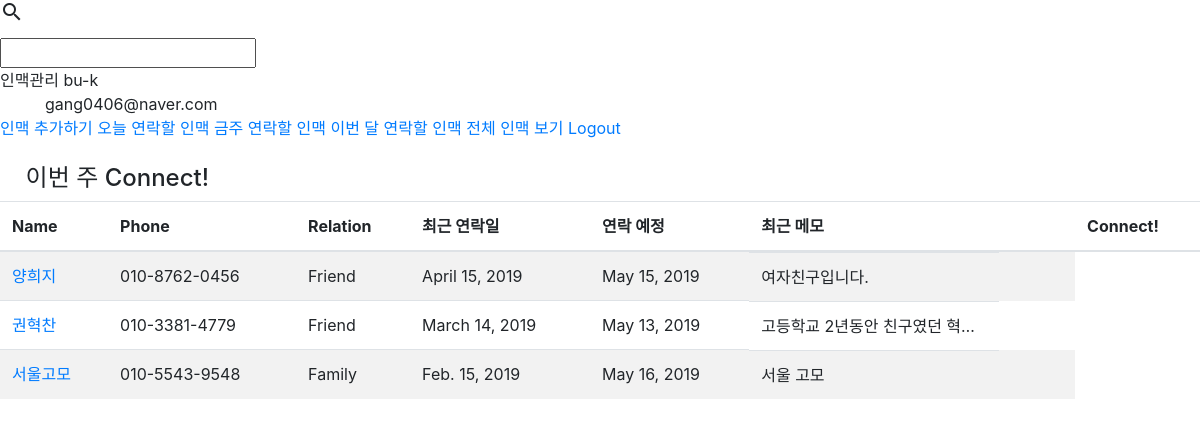
The app's page /weeklist/ (signed in), older data.
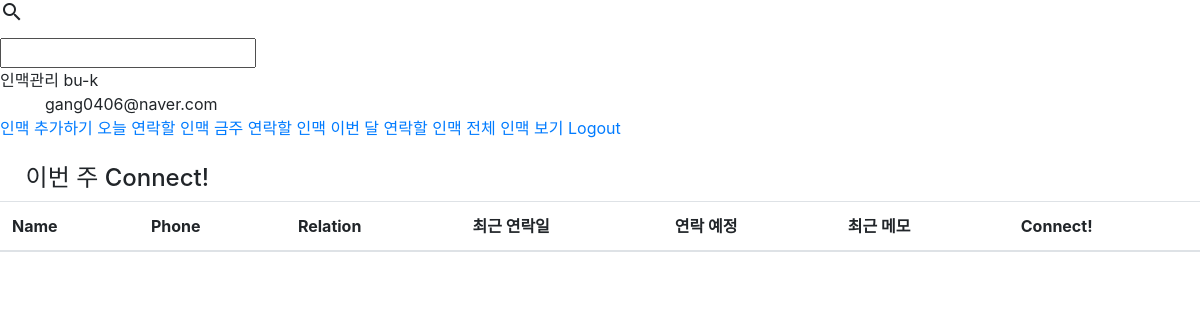
The same page, newer data.
### friends/models.py (models this page shows, shortened)
class Friends(models.Model):
    friend_name = models.CharField(max_length=50)
    user = models.ForeignKey(User, on_delete=models.CASCADE, related_name='user')
    friend_mobile = models.CharField(max_length=13) #12자리만 받으려면 어떻게 해야하지?
    Agroup = "Agroup"
    Bgroup = "Bgroup"
    Cgroup = "Cgroup"
    Dgroup = "Dgroup"
    GRADE = (
        (Agroup, "A-Group"),
        (Bgroup, "B-Group"),
        (Cgroup, "C-Group"),
        (Dgroup, "D-Group"),
    )
    friend_group = models.CharField(max_length=10, choices=GRADE, default=Bgroup)
    Friend = "Friend"
    Business = "Business"
    Family = "Family"
    Another = "Another"
    RELATIONSHIP = (
        (Friend, "Friend"),
        (Business, "Business"),
        (Family, "Family"),
        (Another, "Another")
    )
    friend_relation = models.CharField(max_length=10, choices=RELATIONSHIP, default=Business)
    latest_connect = models.DateField(default=date.today)
    friend_memo = models.CharField(max_length=500)
    scheduled_connect = models.DateField(blank=True)

### friends/views.py (the view)
# urls.py: path('weeklist/', FriendWeekList.as_view(), name='weeklist'),
class FriendWeekList(ListView):
    model = Friends
    template_name_suffix = "_weeklist"
    def get_context_data(self, **kwargs):
        context = super().get_context_data(**kwargs)
        now = time.localtime()
        week = ('월', '화', '수', '목', '금', '토', '일')
        week1 = {'월':0 , '화':1, '수':2, '목':3, '금':4, '토':5, '일':6 }
        today = (week[now.tm_wday])
        day = date.today().strftime('%d')
        month = date.today().strftime('%m')
        monday = int(day) - week1[today]
        sunday = monday + 6
        context['object_list'] = Friends.objects.filter(scheduled_connect__month=month,scheduled_connect__day__gte=monday, scheduled_connect__day__lte=sunday)
        return context

### friends/templates/friends/friends_weeklist.html (shortened to what this page needs)
{% extends 'base.html' %}
{% block content %}
    <br>
    <h4>&nbsp;&nbsp;&nbsp;&nbsp;이번 주 Connect!</h4>
    <table class="table table-striped">
        <thead>
        <tr>
            <th scope="col">Name</th>
            <th scope="col">Phone</th>
            <th scope="col">Relation</th>
            <th scope="col">최근 연락일</th>
            <th scope="col">연락 예정</th>
            <th scope="col">최근 메모</th>
            <th scope="col">Connect!</th>
        </tr>
        </thead>
        <tbody>
        {% for object in object_list %}
            {% if object.user == request.user %}
                <tr>
                    <td><a href="{% url 'friend:detail' object.id%}"> {{ object.friend_name }}</a></td>
                    <td>{{ object.friend_mobile }}</td>
                    <td>{{ object.friend_relation }}</td>
                    <td id="change{{ object.id }}">{{ object.latest_connect }}</td>
                    <td>{{ object.scheduled_connect }}</td>
                    <td class="memo">{{ object.friend_memo }}</td>
                </tr>
            {% endif %}
        {% endfor %}
        </tbody>
    </table>
{% endblock %}

Row changes from the older to the newer data that the page shows:
no longer on this page (row edited): Friends: friend_name "양희지", friend_mobile "010-8762-0456", friend_relation "Friend", latest_connect "April 15, 2019", scheduled_connect "May 15, 2019", friend_memo "여자친구입니다."
no longer on this page (row edited): Friends: friend_name "권혁찬", friend_mobile "010-3381-4779", friend_relation "Friend", latest_connect "March 14, 2019", scheduled_connect "May 13, 2019", friend_memo "고등학교 2년동안 친구였던 혁…"
no longer on this page (row edited): Friends: friend_name "서울고모", friend_mobile "010-5543-9548", friend_relation "Family", latest_connect "Feb. 15, 2019", scheduled_connect "May 16, 2019", friend_memo "서울 고모"
